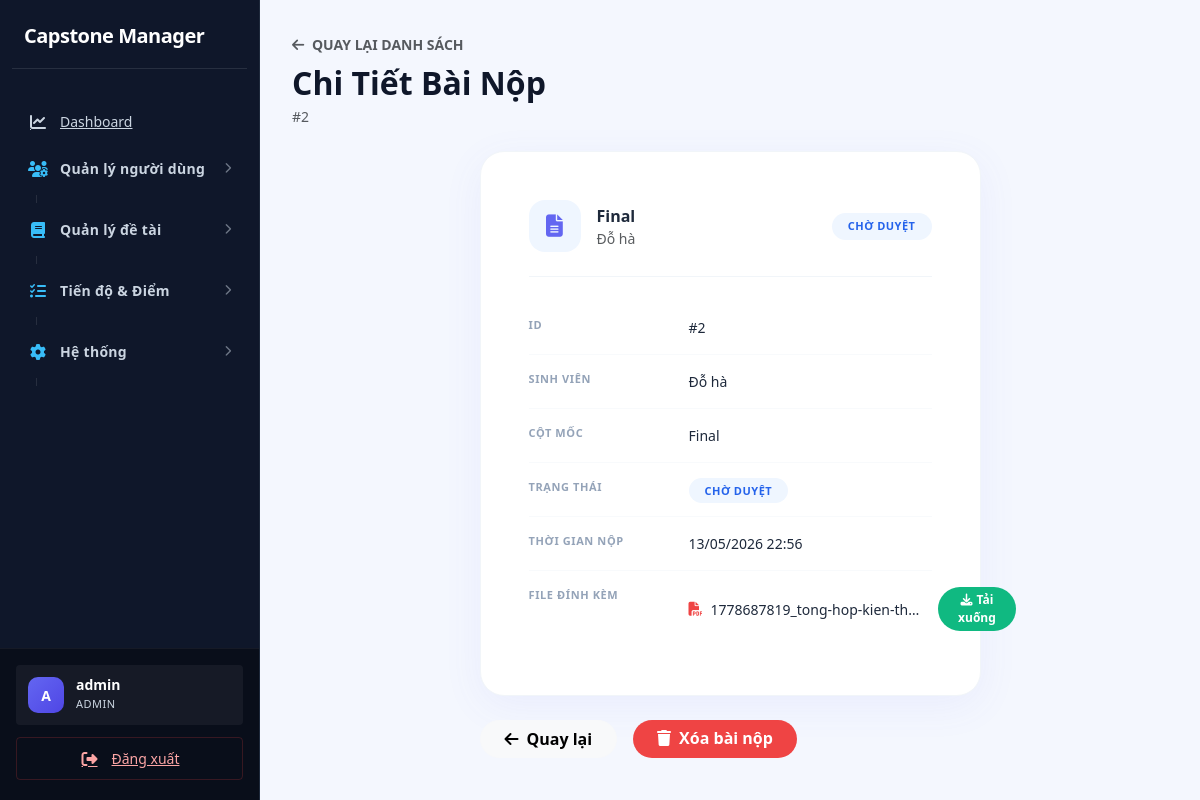
The page /index.php?page=submission-show&id=2 (signed in) on the database its author committed.
### tables this page shows
CREATE TABLE `submissions` (
  `id` int(11) NOT NULL,
  `student_id` int(11) DEFAULT NULL,
  `topic_id` int(11) DEFAULT NULL,
  `milestone_id` int(11) DEFAULT NULL,
  `file_path` varchar(255) DEFAULT NULL,
  `status` enum('submitted','late','revision_required') DEFAULT 'submitted',
  `attempt` int(11) DEFAULT 1,
  `submitted_at` datetime DEFAULT NULL
);

CREATE TABLE `milestones` (
  `id` int(11) NOT NULL,
  `title` enum('proposal','midterm','final') DEFAULT NULL,
  `deadline` datetime DEFAULT NULL,
  `semester_id` int(11) DEFAULT NULL,
  `created_at` timestamp NOT NULL DEFAULT current_timestamp()
);

CREATE TABLE `students` (
  `id` int(11) NOT NULL,
  `user_id` int(11) DEFAULT NULL,
  `student_code` varchar(30) DEFAULT NULL,
  `full_name` varchar(150) DEFAULT NULL,
  `phone` varchar(20) DEFAULT NULL,
  `faculty` varchar(100) DEFAULT NULL,
  `created_at` timestamp NOT NULL DEFAULT current_timestamp()
);

### app/controllers/SubmissionController.php (called while the page is built, shortened)
<?php
class SubmissionController {
    private $submissionModel;
    public function __construct() {
        $this->submissionModel = new Submission();
    }
    public function show() {
        $id         = (int)($_GET['id'] ?? 0);
        $submission = $this->submissionModel->find($id);
        require '../app/views/submissions/show.php';
    }
}

### core/Database.php (called while the page is built)
<?php
class Database {
    private static $instance = null;
    private $conn;
    private $host = "localhost";
    private $dbname = "capstone_manager";
    private $username = "root";
    private $password = "";
    private function __construct(){
        try{
            $this->conn = new PDO(
                "mysql:host={$this->host};dbname={$this->dbname};charset=utf8mb4",
                $this->username,
                $this->password
            );
            $this->conn->setAttribute(
                PDO::ATTR_ERRMODE,
                PDO::ERRMODE_EXCEPTION
            );
            $this->conn->setAttribute(
                PDO::ATTR_DEFAULT_FETCH_MODE,
                PDO::FETCH_ASSOC
            );
        }catch(PDOException $e){
            die("Database Error: " . $e->getMessage());
        }
    }
    public static function getInstance(){
        if(self::$instance == null){
            self::$instance = new Database();
        }
        return self::$instance;
    }
    public function getConnection(){
        return $this->conn;
    }
}

### app/models/Submission.php (called while the page is built, shortened)
<?php
class Submission {
    private $conn;
    public function __construct(){
        $this->conn = Database::getInstance()->getConnection();
    }
    public function find($id){
        $stmt = $this->conn->prepare(
            "SELECT submissions.*,
                    students.full_name AS student_name,
                    milestones.title   AS milestone_title
             FROM submissions
             JOIN students   ON students.id   = submissions.student_id
             JOIN milestones ON milestones.id  = submissions.milestone_id
             WHERE submissions.id = ?"
        );
        $stmt->execute([$id]);
        return $stmt->fetch(PDO::FETCH_ASSOC);
    }
}

### app/views/submissions/show.php (the view, shortened to what this page needs)
<?php require '../app/views/layouts/header.php'; ?>
<?php require '../app/views/layouts/sidebar.php'; ?>
<div class="main-content" style="padding: 32px; background: #f4f7fe; min-height: 100vh;">
    <div class="mb-4">
        <a href="index.php?page=submissions"
           class="text-decoration-none text-muted small fw-bold">
            <i class="fa-solid fa-arrow-left me-1"></i> QUAY LẠI DANH SÁCH
        </a>
        <h2 class="fw-bold mt-2 mb-0" style="color:#0f172a">Chi Tiết Bài Nộp</h2>
        <p class="text-muted small mt-1">#<?= $submission['id'] ?></p>
    </div>
    <div class="row justify-content-center">
        <div class="col-lg-7">
            <div class="detail-card p-5">
                <div class="d-flex align-items-center gap-3 mb-4 pb-4" style="border-bottom:1px solid #f1f5f9">
                    <div style="width:52px;height:52px;border-radius:16px;background:#eff6ff;color:#6366f1;display:flex;align-items:center;justify-content:center;font-size:1.4rem;flex-shrink:0">
                        <i class="fa-solid fa-file-lines"></i>
                    </div>
                    <div>
                        <div class="fw-bold" style="color:#1e293b;font-size:16px">
                            <?= htmlspecialchars(ucfirst($submission['milestone_title'] ?? 'Submission')) ?>
                        </div>
                        <div class="text-muted small">
                            <?= htmlspecialchars($submission['student_name'] ?? '—') ?>
                        </div>
                    </div>
                    <?php
                        $status = $submission['status'] ?? 'submitted';
                        $sc = match($status) {
                            'submitted' => 'status-submitted',
                            'reviewed'  => 'status-reviewed',
                            'rejected'  => 'status-rejected',
                            default     => '',
                        };
                        $sl = match($status) {
                            'submitted' => 'Chờ duyệt',
                            'reviewed'  => 'Đã duyệt',
                            'rejected'  => 'Từ chối',
                            default     => ucfirst($status),
                        };
                    ?>
                    <span class="status-pill <?= $sc ?> ms-auto"><?= $sl ?></span>
                </div>
                <div class="info-row">
                    <span class="info-label">ID</span>
                    <span class="info-value">#<?= $submission['id'] ?></span>
                </div>
                <div class="info-row">
                    <span class="info-label">Sinh viên</span>
                    <span class="info-value"><?= htmlspecialchars($submission['student_name'] ?? '—') ?></span>
                </div>
                <div class="info-row">
                    <span class="info-label">Cột mốc</span>
                    <span class="info-value"><?= htmlspecialchars(ucfirst($submission['milestone_title'] ?? '—')) ?></span>
                </div>
                <div class="info-row">
                    <span class="info-label">Trạng thái</span>
                    <span class="info-value">
                        <span class="status-pill <?= $sc ?>"><?= $sl ?></span>
                    </span>
                </div>
                <div class="info-row">
                    <span class="info-label">Thời gian nộp</span>
                    <span class="info-value">
                        <?= $submission['submitted_at']
                            ? date('d/m/Y H:i', strtotime($submission['submitted_at']))
                            : '—' ?>
                    </span>
                </div>
                <div class="info-row">
                    <span class="info-label">File đính kèm</span>
                    <span class="info-value">
                        <?php if (!empty($submission['file_path'])): ?>
                            <?php
                                $ext = strtolower(pathinfo($submission['file_path'], PATHINFO_EXTENSION));
                                $icon = match($ext) {
                                    'pdf'  => ['fa-file-pdf','#ef4444'],
                                    'doc','docx' => ['fa-file-word','#2563eb'],
                                    default => ['fa-file','#64748b'],
                                };
                            ?>
                            <div class="d-flex align-items-center gap-2">
                                <i class="fa-solid <?= $icon[0] ?>" style="color:<?= $icon[1] ?>"></i>
                                <span class="text-truncate" style="max-width:220px">
                                    <?= htmlspecialchars(basename($submission['file_path'])) ?>
                                </span>
                                <a href="assets/uploads/<?= htmlspecialchars($submission['file_path']) ?>"
                                   target="_blank"
                                   class="btn btn-sm rounded-pill px-3 fw-bold text-white ms-2"
                                   style="background:#10b981;border:none;font-size:12px">
                                    <i class="fa-solid fa-download me-1"></i>Tải xuống
                                </a>
                            </div>
                        <?php else: ?>
                            <span class="text-muted">Không có file</span>
                        <?php endif; ?>
                    </span>
                </div>
            </div>
            <div class="mt-4 d-flex gap-3">
                <a href="index.php?page=submissions"
                   class="btn btn-light rounded-pill px-4 fw-bold">
                    <i class="fa-solid fa-arrow-left me-2"></i>Quay lại
                </a>
                <?php if (in_array($_SESSION['user']['role'], ['admin','lecturer'])): ?>
                    <a href="index.php?page=submission-delete&id=<?= $submission['id'] ?>"
                       class="btn rounded-pill px-4 fw-bold text-white btn-delete"
                       style="background:#ef4444;border:none">
                        <i class="fa-solid fa-trash me-2"></i>Xóa bài nộp
                    </a>
                <?php endif; ?>
            </div>
        </div>
    </div>
</div>
<?php require '../app/views/layouts/footer.php'; ?>

### public/assets/css/style.css (style rules this page uses)
:root { --primary: #0f172a; --primary-hover: #1e293b; --secondary: #475569; --success: #059669; --success-light: #d1fae5; --warning: #d97706; --warning-light: #fef3c7; --danger: #dc2626; --danger-light: #fee2e2; --info: #0284c7; --info-light: #e0f2fe; --sidebar-bg: #0f172a; --sidebar-text: #cbd5e1; --sidebar-hover: #1e293b; --sidebar-w: 260px; --bg: #f8f9fa; --surface: #ffffff; --border: #cbd5e1; --border-light: #e2e8f0; --text: #0f172a; --text-muted: #475569; --text-faint: #94a3b8; --radius-sm: 4px; --radius-md: 6px; --radius-lg: 8px; --radius-xl: 8px; --radius-2xl: 12px; --shadow-sm: 0 1px 2px rgba(0, 0, 0, 0.05); --shadow-md: 0 4px 6px -1px rgba(0, 0, 0, 0.1), 0 2px 4px -1px rgba(0, 0, 0, 0.06); --shadow-lg: 0 10px 15px -3px rgba(0, 0, 0, 0.1), 0 4px 6px -2px rgba(0, 0, 0, 0.05); --shadow-hover: 0 10px 15px -3px rgba(0, 0, 0, 0.1); --font: 'Inter', system-ui, -apple-system, sans-serif; --transition: all 0.2s ease-in-out; }
*, *::before, *::after { box-sizing: border-box; margin: 0; padding: 0; }
body { font-family: var(--font); background: var(--bg); color: var(--text); font-size: 14px; line-height: 1.5; -webkit-font-smoothing: antialiased; }
a { text-decoration: none; color: var(--info); transition: var(--transition); }
.main-content { margin-left: var(--sidebar-w); min-height: 100vh; padding: 32px; background: var(--bg); }
.btn { display: inline-flex; align-items: center; justify-content: center; gap: 8px; padding: 8px 16px; font-size: 14px; font-weight: 600; border: 1px solid transparent; border-radius: 6px; cursor: pointer; transition: all 0.2s ease; line-height: 1.5; }
.btn-light { background: #f1f5f9; color: #334155; border: 1px solid #e2e8f0; }
.btn-sm { padding: 6px 12px; font-size: 13px; }

### app/views/submissions/show.php (style rules this page uses)
.detail-card { background: #fff; border-radius: 24px; box-shadow: 0 10px 40px rgba(99,102,241,.07); border: 1px solid #f1f5f9; }
.info-row { display: flex; align-items: flex-start; padding: 16px 0; border-bottom: 1px solid #f8fafc; }
.info-row:last-child { border-bottom: none; }
.info-label { font-size: 11px; font-weight: 700; color: #94a3b8; text-transform: uppercase; letter-spacing: .6px; min-width: 160px; flex-shrink: 0; }
.info-value { font-size: 14px; color: #1e293b; font-weight: 500; }
.status-pill { font-size: 11px; font-weight: 700; letter-spacing: .5px; text-transform: uppercase; padding: 5px 16px; border-radius: 50px; }
.status-submitted { background:#eff6ff; color:#2563eb; }

### rows shown on the page
submissions: id "2", milestone.title "Final", student.full_name "Đỗ hà", status "CHỜ DUYỆT", submitted_at "13/05/2026 22:56", file_path "1778687819_tong-hop-kien-th…"

### other values the page prints
substr($username, 0, 1) "A"
$username "admin"
$_SESSION['user']['role'] "ADMIN"
